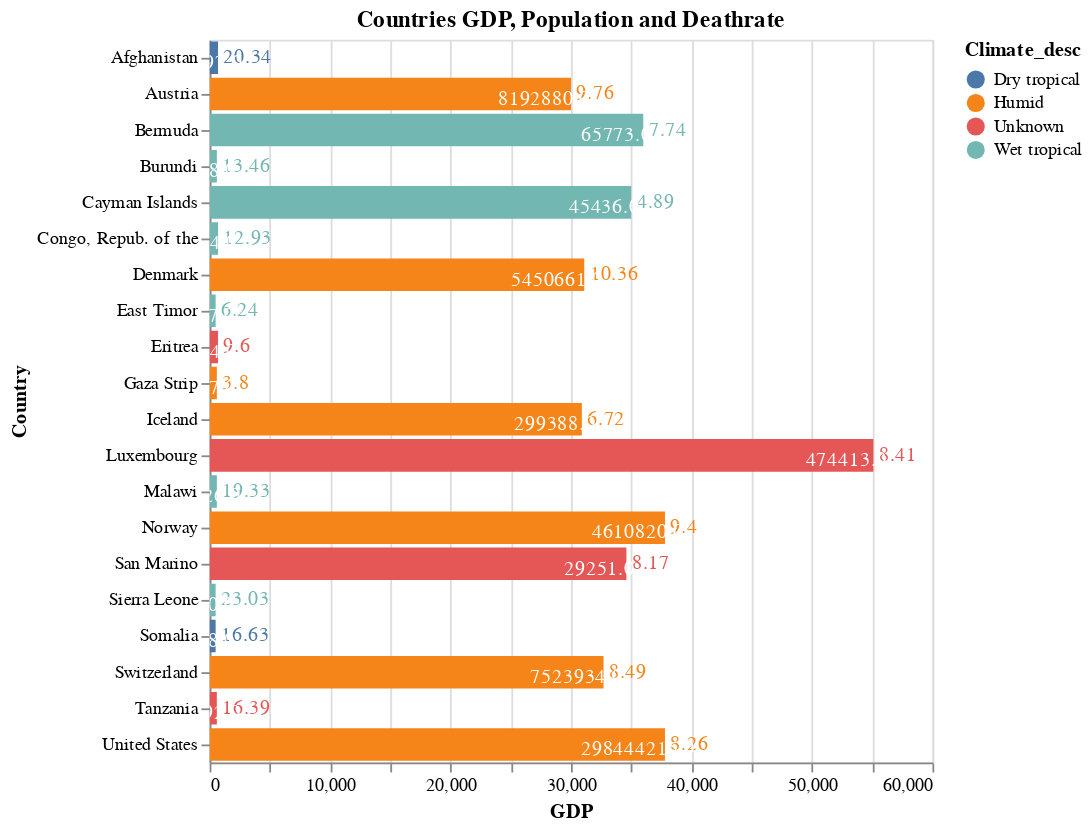

Here is the notebook cell this chart was saved with:
### Code cell
bars = alt.Chart(gdp_data).mark_bar().encode(
          x = alt.X("GDP:Q", stack='zero'), 
          y=alt.Y("Country:N"), 
          color="Climate_desc", tooltip="Population")
text = bars.mark_text(
    align='left',
    baseline='middle',
    dx=3  # Nudges text to right so it doesn't appear on top of the bar
).encode(
    text='Deathrate:Q'
)


text2 = alt.Chart(gdp_data).mark_text(dx=-15, dy=3, color='white').encode(
    x = alt.X("GDP:Q", stack='zero'),
    y= alt.Y("Country:N"),
    detail="Climate_desc:N",
    text=alt.Text('Population:Q', format='.1f')
)

(bars + text + text2).interactive().properties(title='Countries GDP, Population and Deathrate')

### Figure 1 — Vega-Lite specification as saved in the notebook (floating-point values rounded to 4 significant figures)
{"config": {"view": {"continuousWidth": 400, "continuousHeight": 300}}, "layer": [{"mark": "bar", "encoding": {"color": {"type": "nominal", "field": "Climate_desc"}, "tooltip": {"type": "quantitative", "field": "Population"}, "x": {"type": "quantitative", "field": "GDP", "stack": "zero"}, "y": {"type": "nominal", "field": "Country"}}, "selection": {"selector031": {"type": "interval", "bind": "scales", "encodings": ["x", "y"]}}}, {"mark": {"type": "text", "align": "left", "baseline": "middle", "dx": 3}, "encoding": {"color": {"type": "nominal", "field": "Climate_desc"}, "text": {"type": "quantitative", "field": "Deathrate"}, "tooltip": {"type": "quantitative", "field": "Population"}, "x": {"type": "quantitative", "field": "GDP", "stack": "zero"}, "y": {"type": "nominal", "field": "Country"}}}, {"mark": {"type": "text", "color": "white", "dx": -15, "dy": 3}, "encoding": {"detail": {"type": "nominal", "field": "Climate_desc"}, "text": {"type": "quantitative", "field": "Population", "format": ".1f"}, "x": {"type": "quantitative", "field": "GDP", "stack": "zero"}, "y": {"type": "nominal", "field": "Country"}}}], "data": {"name": "data-b5dbb04f4578e588524ad985e1b26fb0"}, "title": "Countries GDP, Population and Deathrate", "$schema": "https://vega.github.io/schema/vega-lite/v4.8.1.json", "datasets": {"data-b5dbb04f4578e588524ad985e1b26fb0": [{"Country": "Luxembourg ", "Region": "WESTERN EUROPE                     ", "Population": 474413, "Area_sq_mi": 2586, "Density": "183,5", "Coastline (coast/area ratio)": "0,00", "Net migration": "8,97", "Infant_Mortality_per_1000": "4,81", "GDP": 55100.0, "Literacy": 100.0, "Phones_per_1000": "515,4", "Arable (%)": "23,28", "Crops (%)": "0,4", "Other (%)": "76,32", "Climate": null, "Birthrate": "11.94", "Deathrate": "8.41", "Agriculture": "0,01", "Industry": "0,13", "Service": "0,86", "Climate_desc": "Unknown", "Population_normalized": 0.00159}, {"Country": "Norway ", "Region": "WESTERN EUROPE                     ", "Population": 4610820, "Area_sq_mi": 323802, "Density": "14,2", "Coastline (coast/area ratio)": "7,77", "Net migration": "1,74", "Infant_Mortality_per_1000": "3,7", "GDP": 37800.0, "Literacy": 100.0, "Phones_per_1000": "461,7", "Arable (%)": "2,87", "Crops (%)": "0", "Other (%)": "97,13", "Climate": "3", "Birthrate": "11.46", "Deathrate": "9.4", "Agriculture": "0,021", "Industry": "0,415", "Service": "0,564", "Climate_desc": "Humid", "Population_normalized": 0.01545}, {"Country": "United States ", "Region": "NORTHERN AMERICA                   ", "Population": 298444215, "Area_sq_mi": 9631420, "Density": "31,0", "Coastline (coast/area ratio)": "0,21", "Net migration": "3,41", "Infant_Mortality_per_1000": "6,5", "GDP": 37800.0, "Literacy": 97.0, "Phones_per_1000": "898,0", "Arable (%)": "19,13", "Crops (%)": "0,22", "Other (%)": "80,65", "Climate": "3", "Birthrate": "14.14", "Deathrate": "8.26", "Agriculture": "0,01", "Industry": "0,204", "Service": "0,787", "Climate_desc": "Humid", "Population_normalized": 1.0}, {"Country": "Bermuda ", "Region": "NORTHERN AMERICA                   ", "Population": 65773, "Area_sq_mi": 53, "Density": "1241,0", "Coastline (coast/area ratio)": "194,34", "Net migration": "2,49", "Infant_Mortality_per_1000": "8,53", "GDP": 36000.0, "Literacy": 98.0, "Phones_per_1000": "851,4", "Arable (%)": "20", "Crops (%)": "0", "Other (%)": "80", "Climate": "2", "Birthrate": "11.4", "Deathrate": "7.74", "Agriculture": "0,01", "Industry": "0,1", "Service": "0,89", "Climate_desc": "Wet tropical", "Population_normalized": 0.0002204}, {"Country": "Cayman Islands ", "Region": "LATIN AMER. & CARIB    ", "Population": 45436, "Area_sq_mi": 262, "Density": "173,4", "Coastline (coast/area ratio)": "61,07", "Net migration": "18,75", "Infant_Mortality_per_1000": "8,19", "GDP": 35000.0, "Literacy": 98.0, "Phones_per_1000": "836,3", "Arable (%)": "3,85", "Crops (%)": "0", "Other (%)": "96,15", "Climate": "2", "Birthrate": "12.74", "Deathrate": "4.89", "Agriculture": "0,014", "Industry": "0,032", "Service": "0,954", "Climate_desc": "Wet tropical", "Population_normalized": 0.0001522}, {"Country": "San Marino ", "Region": "WESTERN EUROPE                     ", "Population": 29251, "Area_sq_mi": 61, "Density": "479,5", "Coastline (coast/area ratio)": "0,00", "Net migration": "10,98", "Infant_Mortality_per_1000": "5,73", "GDP": 34600.0, "Literacy": 96.0, "Phones_per_1000": "704,3", "Arable (%)": "16,67", "Crops (%)": "0", "Other (%)": "83,33", "Climate": null, "Birthrate": "10.02", "Deathrate": "8.17", "Agriculture": null, "Industry": null, "Service": null, "Climate_desc": "Unknown", "Population_normalized": 9.801e-05}, {"Country": "Switzerland ", "Region": "WESTERN EUROPE                     ", "Population": 7523934, "Area_sq_mi": 41290, "Density": "182,2", "Coastline (coast/area ratio)": "0,00", "Net migration": "4,05", "Infant_Mortality_per_1000": "4,39", "GDP": 32700.0, "Literacy": 99.0, "Phones_per_1000": "680,9", "Arable (%)": "10,42", "Crops (%)": "0,61", "Other (%)": "88,97", "Climate": "3", "Birthrate": "9.71", "Deathrate": "8.49", "Agriculture": "0,015", "Industry": "0,34", "Service": "0,645", "Climate_desc": "Humid", "Population_normalized": 0.02521}, {"Country": "Denmark ", "Region": "WESTERN EUROPE                     ", "Population": 5450661, "Area_sq_mi": 43094, "Density": "126,5", "Coastline (coast/area ratio)": "16,97", "Net migration": "2,48", "Infant_Mortality_per_1000": "4,56", "GDP": 31100.0, "Literacy": 100.0, "Phones_per_1000": "614,6", "Arable (%)": "54,02", "Crops (%)": "0,19", "Other (%)": "45,79", "Climate": "3", "Birthrate": "11.13", "Deathrate": "10.36", "Agriculture": "0,018", "Industry": "0,246", "Service": "0,735", "Climate_desc": "Humid", "Population_normalized": 0.01826}, {"Country": "Iceland ", "Region": "WESTERN EUROPE                     ", "Population": 299388, "Area_sq_mi": 103000, "Density": "2,9", "Coastline (coast/area ratio)": "4,83", "Net migration": "2,38", "Infant_Mortality_per_1000": "3,31", "GDP": 30900.0, "Literacy": 99.9, "Phones_per_1000": "647,7", "Arable (%)": "0,07", "Crops (%)": "0", "Other (%)": "99,93", "Climate": "3", "Birthrate": "13.64", "Deathrate": "6.72", "Agriculture": "0,086", "Industry": "0,15", "Service": "0,765", "Climate_desc": "Humid", "Population_normalized": 0.001003}, {"Country": "Austria ", "Region": "WESTERN EUROPE                     ", "Population": 8192880, "Area_sq_mi": 83870, "Density": "97,7", "Coastline (coast/area ratio)": "0,00", "Net migration": "2", "Infant_Mortality_per_1000": "4,66", "GDP": 30000.0, "Literacy": 98.0, "Phones_per_1000": "452,2", "Arable (%)": "16,91", "Crops (%)": "0,86", "Other (%)": "82,23", "Climate": "3", "Birthrate": "8.74", "Deathrate": "9.76", "Agriculture": "0,018", "Industry": "0,304", "Service": "0,678", "Climate_desc": "Humid", "Population_normalized": 0.02745}, {"Country": "East Timor ", "Region": "ASIA (EX. NEAR EAST)         ", "Population": 1062777, "Area_sq_mi": 15007, "Density": "70,8", "Coastline (coast/area ratio)": "4,70", "Net migration": "0", "Infant_Mortality_per_1000": "47,41", "GDP": 500.0, "Literacy": 58.6, "Phones_per_1000": null, "Arable (%)": "4,71", "Crops (%)": "0,67", "Other (%)": "94,62", "Climate": "2", "Birthrate": "26.99", "Deathrate": "6.24", "Agriculture": "0,085", "Industry": "0,231", "Service": "0,684", "Climate_desc": "Wet tropical", "Population_normalized": 0.003561}, {"Country": "Somalia ", "Region": "SUB-SAHARAN AFRICA                 ", "Population": 8863338, "Area_sq_mi": 637657, "Density": "13,9", "Coastline (coast/area ratio)": "0,47", "Net migration": "5,37", "Infant_Mortality_per_1000": "116,7", "GDP": 500.0, "Literacy": 37.8, "Phones_per_1000": "11,3", "Arable (%)": "1,67", "Crops (%)": "0,04", "Other (%)": "98,29", "Climate": "1", "Birthrate": "45.13", "Deathrate": "16.63", "Agriculture": "0,65", "Industry": "0,1", "Service": "0,25", "Climate_desc": "Dry tropical", "Population_normalized": 0.0297}, {"Country": "Sierra Leone ", "Region": "SUB-SAHARAN AFRICA                 ", "Population": 6005250, "Area_sq_mi": 71740, "Density": "83,7", "Coastline (coast/area ratio)": "0,56", "Net migration": "0", "Infant_Mortality_per_1000": "143,64", "GDP": 500.0, "Literacy": 31.4, "Phones_per_1000": "4,0", "Arable (%)": "6,98", "Crops (%)": "0,89", "Other (%)": "92,13", "Climate": "2", "Birthrate": "45.76", "Deathrate": "23.03", "Agriculture": "0,49", "Industry": "0,31", "Service": "0,21", "Climate_desc": "Wet tropical", "Population_normalized": 0.02012}, {"Country": "Burundi ", "Region": "SUB-SAHARAN AFRICA                 ", "Population": 8090068, "Area_sq_mi": 27830, "Density": "290,7", "Coastline (coast/area ratio)": "0,00", "Net migration": "-0,06", "Infant_Mortality_per_1000": "69,29", "GDP": 600.0, "Literacy": 51.6, "Phones_per_1000": "3,4", "Arable (%)": "35,05", "Crops (%)": "14,02", "Other (%)": "50,93", "Climate": "2", "Birthrate": "42.22", "Deathrate": "13.46", "Agriculture": "0,463", "Industry": "0,203", "Service": "0,334", "Climate_desc": "Wet tropical", "Population_normalized": 0.02711}, {"Country": "Tanzania ", "Region": "SUB-SAHARAN AFRICA                 ", "Population": 37445392, "Area_sq_mi": 945087, "Density": "39,6", "Coastline (coast/area ratio)": "0,15", "Net migration": "-2,06", "Infant_Mortality_per_1000": "98,54", "GDP": 600.0, "Literacy": 78.2, "Phones_per_1000": "4,0", "Arable (%)": "4,52", "Crops (%)": "1,08", "Other (%)": "94,4", "Climate": null, "Birthrate": "37.71", "Deathrate": "16.39", "Agriculture": "0,432", "Industry": "0,172", "Service": "0,396", "Climate_desc": "Unknown", "Population_normalized": 0.1255}, {"Country": "Gaza Strip ", "Region": "NEAR EAST                          ", "Population": 1428757, "Area_sq_mi": 360, "Density": "3968,8", "Coastline (coast/area ratio)": "11,11", "Net migration": "1,6", "Infant_Mortality_per_1000": "22,93", "GDP": 600.0, "Literacy": null, "Phones_per_1000": "244,3", "Arable (%)": "28,95", "Crops (%)": "21,05", "Other (%)": "50", "Climate": "3", "Birthrate": "39.45", "Deathrate": "3.8", "Agriculture": "0,03", "Industry": "0,283", "Service": "0,687", "Climate_desc": "Humid", "Population_normalized": 0.004787}, {"Country": "Malawi ", "Region": "SUB-SAHARAN AFRICA                 ", "Population": 13013926, "Area_sq_mi": 118480, "Density": "109,8", "Coastline (coast/area ratio)": "0,00", "Net migration": "0", "Infant_Mortality_per_1000": "103,32", "GDP": 600.0, "Literacy": 62.7, "Phones_per_1000": "7,9", "Arable (%)": "23,38", "Crops (%)": "1,49", "Other (%)": "75,13", "Climate": "2", "Birthrate": "43.13", "Deathrate": "19.33", "Agriculture": "0,342", "Industry": "0,158", "Service": "0,499", "Climate_desc": "Wet tropical", "Population_normalized": 0.04361}, {"Country": "Afghanistan ", "Region": "ASIA (EX. NEAR EAST)         ", "Population": 31056997, "Area_sq_mi": 647500, "Density": "48,0", "Coastline (coast/area ratio)": "0,00", "Net migration": "23,06", "Infant_Mortality_per_1000": "163,07", "GDP": 700.0, "Literacy": 36.0, "Phones_per_1000": "3,2", "Arable (%)": "12,13", "Crops (%)": "0,22", "Other (%)": "87,65", "Climate": "1", "Birthrate": "46.6", "Deathrate": "20.34", "Agriculture": "0,38", "Industry": "0,24", "Service": "0,38", "Climate_desc": "Dry tropical", "Population_normalized": 0.1041}, {"Country": "Congo, Repub. of the ", "Region": "SUB-SAHARAN AFRICA                 ", "Population": 3702314, "Area_sq_mi": 342000, "Density": "10,8", "Coastline (coast/area ratio)": "0,05", "Net migration": "-0,17", "Infant_Mortality_per_1000": "93,86", "GDP": 700.0, "Literacy": 83.8, "Phones_per_1000": "3,7", "Arable (%)": "0,51", "Crops (%)": "0,13", "Other (%)": "99,36", "Climate": "2", "Birthrate": "42.57", "Deathrate": "12.93", "Agriculture": "0,062", "Industry": "0,57", "Service": "0,369", "Climate_desc": "Wet tropical", "Population_normalized": 0.01241}, {"Country": "Eritrea ", "Region": "SUB-SAHARAN AFRICA                 ", "Population": 4786994, "Area_sq_mi": 121320, "Density": "39,5", "Coastline (coast/area ratio)": "1,84", "Net migration": "0", "Infant_Mortality_per_1000": "74,87", "GDP": 700.0, "Literacy": 58.6, "Phones_per_1000": "7,9", "Arable (%)": "4,95", "Crops (%)": "0,03", "Other (%)": "95,02", "Climate": "1,5", "Birthrate": "34.33", "Deathrate": "9.6", "Agriculture": "0,102", "Industry": "0,254", "Service": "0,643", "Climate_desc": "Unknown", "Population_normalized": 0.01604}]}}
